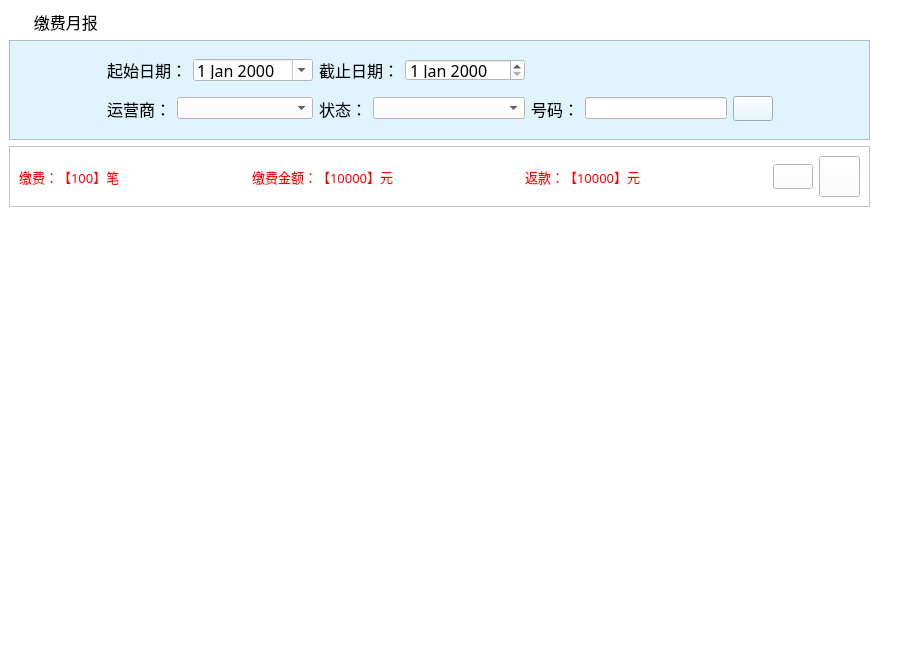
<?xml version="1.0" encoding="UTF-8"?>
<ui version="4.0">
 <class>jfyb_ScrollArea</class>
 <widget class="QScrollArea" name="jfyb_ScrollArea">
  <property name="geometry">
   <rect>
    <x>0</x>
    <y>0</y>
    <width>900</width>
    <height>650</height>
   </rect>
  </property>
  <property name="windowTitle">
   <string>ScrollArea</string>
  </property>
  <property name="styleSheet">
   <string notr="true">background-color: rgb(255, 255, 255);</string>
  </property>
  <property name="frameShape">
   <enum>QFrame::NoFrame</enum>
  </property>
  <property name="widgetResizable">
   <bool>true</bool>
  </property>
  <widget class="QWidget" name="scrollAreaWidgetContents">
   <property name="geometry">
    <rect>
     <x>0</x>
     <y>0</y>
     <width>900</width>
     <height>650</height>
    </rect>
   </property>
   <layout class="QGridLayout" name="gridLayout">
    <item row="0" column="0">
     <widget class="QLabel" name="label">
      <property name="font">
       <font>
        <family>微软雅黑</family>
        <pointsize>12</pointsize>
       </font>
      </property>
      <property name="styleSheet">
       <string notr="true">background-image: url(:/bg/images/mainframe/navigator.png);
background-repeat: no-repeat;</string>
      </property>
      <property name="text">
       <string>      缴费月报</string>
      </property>
     </widget>
    </item>
    <item row="0" column="1">
     <spacer name="horizontalSpacer">
      <property name="orientation">
       <enum>Qt::Horizontal</enum>
      </property>
      <property name="sizeType">
       <enum>QSizePolicy::Fixed</enum>
      </property>
      <property name="sizeHint" stdset="0">
       <size>
        <width>15</width>
        <height>25</height>
       </size>
      </property>
     </spacer>
    </item>
    <item row="1" column="0">
     <widget class="QFrame" name="frame">
      <property name="styleSheet">
       <string notr="true">background-color: rgb(223, 244, 252);</string>
      </property>
      <property name="frameShape">
       <enum>QFrame::StyledPanel</enum>
      </property>
      <property name="frameShadow">
       <enum>QFrame::Raised</enum>
      </property>
      <layout class="QGridLayout" name="gridLayout_3">
       <item row="0" column="0">
        <spacer name="horizontalSpacer_8">
         <property name="orientation">
          <enum>Qt::Horizontal</enum>
         </property>
         <property name="sizeHint" stdset="0">
          <size>
           <width>62</width>
           <height>20</height>
          </size>
         </property>
        </spacer>
       </item>
       <item row="0" column="1" colspan="2">
        <widget class="QLabel" name="label_24">
         <property name="font">
          <font>
           <family>宋体</family>
           <pointsize>12</pointsize>
          </font>
         </property>
         <property name="text">
          <string>起始日期：</string>
         </property>
        </widget>
       </item>
       <item row="0" column="3">
        <widget class="QDateEdit" name="txiStartDate">
         <property name="minimumSize">
          <size>
           <width>0</width>
           <height>22</height>
          </size>
         </property>
         <property name="maximumSize">
          <size>
           <width>16777215</width>
           <height>22</height>
          </size>
         </property>
         <property name="font">
          <font>
           <family>宋体</family>
           <pointsize>12</pointsize>
          </font>
         </property>
         <property name="styleSheet">
          <string notr="true">background-color: rgb(255, 255, 255);
color: rgb(0, 0, 0);</string>
         </property>
         <property name="calendarPopup">
          <bool>true</bool>
         </property>
        </widget>
       </item>
       <item row="0" column="4" colspan="2">
        <widget class="QLabel" name="label_25">
         <property name="font">
          <font>
           <family>宋体</family>
           <pointsize>12</pointsize>
          </font>
         </property>
         <property name="text">
          <string>截止日期：</string>
         </property>
        </widget>
       </item>
       <item row="0" column="6">
        <widget class="QDateEdit" name="txiEndDate">
         <property name="minimumSize">
          <size>
           <width>0</width>
           <height>22</height>
          </size>
         </property>
         <property name="maximumSize">
          <size>
           <width>16777215</width>
           <height>22</height>
          </size>
         </property>
         <property name="font">
          <font>
           <family>宋体</family>
           <pointsize>12</pointsize>
          </font>
         </property>
         <property name="styleSheet">
          <string notr="true">color: rgb(0, 0, 0);
background-color: rgb(255, 255, 255);</string>
         </property>
        </widget>
       </item>
       <item row="0" column="10">
        <spacer name="horizontalSpacer_11">
         <property name="orientation">
          <enum>Qt::Horizontal</enum>
         </property>
         <property name="sizeHint" stdset="0">
          <size>
           <width>61</width>
           <height>20</height>
          </size>
         </property>
        </spacer>
       </item>
       <item row="1" column="0">
        <spacer name="horizontalSpacer_9">
         <property name="orientation">
          <enum>Qt::Horizontal</enum>
         </property>
         <property name="sizeHint" stdset="0">
          <size>
           <width>62</width>
           <height>20</height>
          </size>
         </property>
        </spacer>
       </item>
       <item row="1" column="1">
        <widget class="QLabel" name="label_21">
         <property name="font">
          <font>
           <family>宋体</family>
           <pointsize>12</pointsize>
          </font>
         </property>
         <property name="text">
          <string>运营商：</string>
         </property>
        </widget>
       </item>
       <item row="1" column="2" colspan="2">
        <widget class="QComboBox" name="cbx_sp">
         <property name="minimumSize">
          <size>
           <width>0</width>
           <height>22</height>
          </size>
         </property>
         <property name="maximumSize">
          <size>
           <width>16777215</width>
           <height>22</height>
          </size>
         </property>
         <property name="font">
          <font>
           <family>宋体</family>
           <pointsize>12</pointsize>
          </font>
         </property>
         <property name="styleSheet">
          <string notr="true">background-color: rgb(255, 255, 255);</string>
         </property>
        </widget>
       </item>
       <item row="1" column="4">
        <widget class="QLabel" name="label_22">
         <property name="font">
          <font>
           <family>宋体</family>
           <pointsize>12</pointsize>
          </font>
         </property>
         <property name="text">
          <string>状态：</string>
         </property>
        </widget>
       </item>
       <item row="1" column="5" colspan="2">
        <widget class="QComboBox" name="cbx_state">
         <property name="minimumSize">
          <size>
           <width>0</width>
           <height>22</height>
          </size>
         </property>
         <property name="maximumSize">
          <size>
           <width>16777215</width>
           <height>22</height>
          </size>
         </property>
         <property name="font">
          <font>
           <family>宋体</family>
           <pointsize>12</pointsize>
          </font>
         </property>
         <property name="styleSheet">
          <string notr="true">background-color: rgb(255, 255, 255);</string>
         </property>
        </widget>
       </item>
       <item row="1" column="7">
        <widget class="QLabel" name="label_23">
         <property name="font">
          <font>
           <family>宋体</family>
           <pointsize>12</pointsize>
          </font>
         </property>
         <property name="text">
          <string>号码：</string>
         </property>
        </widget>
       </item>
       <item row="1" column="8">
        <widget class="QLineEdit" name="txi_phone_no">
         <property name="minimumSize">
          <size>
           <width>0</width>
           <height>22</height>
          </size>
         </property>
         <property name="maximumSize">
          <size>
           <width>16777215</width>
           <height>22</height>
          </size>
         </property>
         <property name="font">
          <font>
           <family>宋体</family>
           <pointsize>12</pointsize>
          </font>
         </property>
         <property name="styleSheet">
          <string notr="true">background-color: rgb(255, 255, 255);</string>
         </property>
         <property name="text">
          <string/>
         </property>
         <property name="maxLength">
          <number>11</number>
         </property>
        </widget>
       </item>
       <item row="1" column="9">
        <widget class="QPushButton" name="btn_search">
         <property name="minimumSize">
          <size>
           <width>40</width>
           <height>25</height>
          </size>
         </property>
         <property name="maximumSize">
          <size>
           <width>40</width>
           <height>25</height>
          </size>
         </property>
         <property name="font">
          <font>
           <family>宋体</family>
           <pointsize>14</pointsize>
          </font>
         </property>
         <property name="styleSheet">
          <string notr="true">background-image: url(:/btn/images/mainframe/btn_cx.png);</string>
         </property>
         <property name="text">
          <string/>
         </property>
        </widget>
       </item>
       <item row="1" column="10">
        <spacer name="horizontalSpacer_10">
         <property name="orientation">
          <enum>Qt::Horizontal</enum>
         </property>
         <property name="sizeHint" stdset="0">
          <size>
           <width>61</width>
           <height>20</height>
          </size>
         </property>
        </spacer>
       </item>
      </layout>
     </widget>
    </item>
    <item row="1" column="1">
     <spacer name="horizontalSpacer_2">
      <property name="orientation">
       <enum>Qt::Horizontal</enum>
      </property>
      <property name="sizeType">
       <enum>QSizePolicy::Fixed</enum>
      </property>
      <property name="sizeHint" stdset="0">
       <size>
        <width>15</width>
        <height>100</height>
       </size>
      </property>
     </spacer>
    </item>
    <item row="2" column="0">
     <widget class="QFrame" name="frame_2">
      <property name="frameShape">
       <enum>QFrame::StyledPanel</enum>
      </property>
      <property name="frameShadow">
       <enum>QFrame::Raised</enum>
      </property>
      <layout class="QGridLayout" name="gridLayout_2">
       <item row="0" column="0">
        <widget class="QLabel" name="txt_rpt_total">
         <property name="font">
          <font>
           <family>宋体</family>
           <pointsize>10</pointsize>
          </font>
         </property>
         <property name="styleSheet">
          <string notr="true">color: rgb(255, 0, 0);</string>
         </property>
         <property name="text">
          <string>缴费：【100】笔</string>
         </property>
        </widget>
       </item>
       <item row="0" column="1">
        <spacer name="horizontalSpacer_12">
         <property name="orientation">
          <enum>Qt::Horizontal</enum>
         </property>
         <property name="sizeHint" stdset="0">
          <size>
           <width>119</width>
           <height>20</height>
          </size>
         </property>
        </spacer>
       </item>
       <item row="0" column="2">
        <widget class="QLabel" name="txt_rpt_money">
         <property name="font">
          <font>
           <family>宋体</family>
           <pointsize>10</pointsize>
          </font>
         </property>
         <property name="styleSheet">
          <string notr="true">color: rgb(255, 0, 0);</string>
         </property>
         <property name="text">
          <string>缴费金额：【10000】元</string>
         </property>
        </widget>
       </item>
       <item row="0" column="3">
        <spacer name="horizontalSpacer_14">
         <property name="orientation">
          <enum>Qt::Horizontal</enum>
         </property>
         <property name="sizeHint" stdset="0">
          <size>
           <width>120</width>
           <height>20</height>
          </size>
         </property>
        </spacer>
       </item>
       <item row="0" column="4">
        <widget class="QLabel" name="txt_rpt_repay">
         <property name="font">
          <font>
           <family>宋体</family>
           <pointsize>10</pointsize>
          </font>
         </property>
         <property name="styleSheet">
          <string notr="true">color: rgb(255, 0, 0);</string>
         </property>
         <property name="text">
          <string>返款：【10000】元</string>
         </property>
        </widget>
       </item>
       <item row="0" column="5">
        <spacer name="horizontalSpacer_13">
         <property name="orientation">
          <enum>Qt::Horizontal</enum>
         </property>
         <property name="sizeHint" stdset="0">
          <size>
           <width>119</width>
           <height>20</height>
          </size>
         </property>
        </spacer>
       </item>
       <item row="0" column="6">
        <widget class="QPushButton" name="btn_refresh">
         <property name="minimumSize">
          <size>
           <width>40</width>
           <height>25</height>
          </size>
         </property>
         <property name="maximumSize">
          <size>
           <width>40</width>
           <height>25</height>
          </size>
         </property>
         <property name="styleSheet">
          <string notr="true">background-image: url(:/btn/images/mainframe/btn_sx.png);</string>
         </property>
         <property name="text">
          <string/>
         </property>
        </widget>
       </item>
       <item row="0" column="7">
        <widget class="QPushButton" name="btn_print">
         <property name="minimumSize">
          <size>
           <width>41</width>
           <height>41</height>
          </size>
         </property>
         <property name="maximumSize">
          <size>
           <width>41</width>
           <height>41</height>
          </size>
         </property>
         <property name="styleSheet">
          <string notr="true">background-image: url(:/btn/images/print.png);</string>
         </property>
         <property name="text">
          <string/>
         </property>
        </widget>
       </item>
      </layout>
     </widget>
    </item>
    <item row="2" column="1">
     <spacer name="horizontalSpacer_3">
      <property name="orientation">
       <enum>Qt::Horizontal</enum>
      </property>
      <property name="sizeType">
       <enum>QSizePolicy::Fixed</enum>
      </property>
      <property name="sizeHint" stdset="0">
       <size>
        <width>15</width>
        <height>30</height>
       </size>
      </property>
     </spacer>
    </item>
    <item row="3" column="0">
     <spacer name="horizontalSpacer_7">
      <property name="orientation">
       <enum>Qt::Horizontal</enum>
      </property>
      <property name="sizeHint" stdset="0">
       <size>
        <width>855</width>
        <height>1</height>
       </size>
      </property>
     </spacer>
    </item>
    <item row="3" column="1">
     <spacer name="horizontalSpacer_6">
      <property name="orientation">
       <enum>Qt::Horizontal</enum>
      </property>
      <property name="sizeType">
       <enum>QSizePolicy::Fixed</enum>
      </property>
      <property name="sizeHint" stdset="0">
       <size>
        <width>15</width>
        <height>1</height>
       </size>
      </property>
     </spacer>
    </item>
    <item row="4" column="0" colspan="2">
     <widget class="QTableWidget" name="tableWidget">
      <property name="autoFillBackground">
       <bool>false</bool>
      </property>
      <property name="styleSheet">
       <string notr="true">color: rgb(0, 0, 0);</string>
      </property>
      <property name="frameShape">
       <enum>QFrame::NoFrame</enum>
      </property>
      <property name="editTriggers">
       <set>QAbstractItemView::AnyKeyPressed|QAbstractItemView::DoubleClicked|QAbstractItemView::EditKeyPressed|QAbstractItemView::SelectedClicked</set>
      </property>
      <property name="gridStyle">
       <enum>Qt::SolidLine</enum>
      </property>
     </widget>
    </item>
   </layout>
  </widget>
 </widget>
 <resources/>
 <connections/>
</ui>
